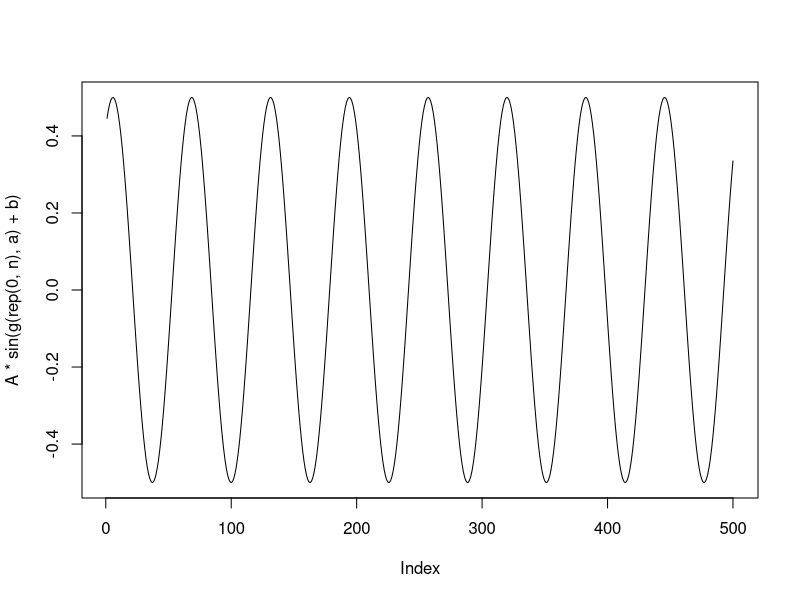
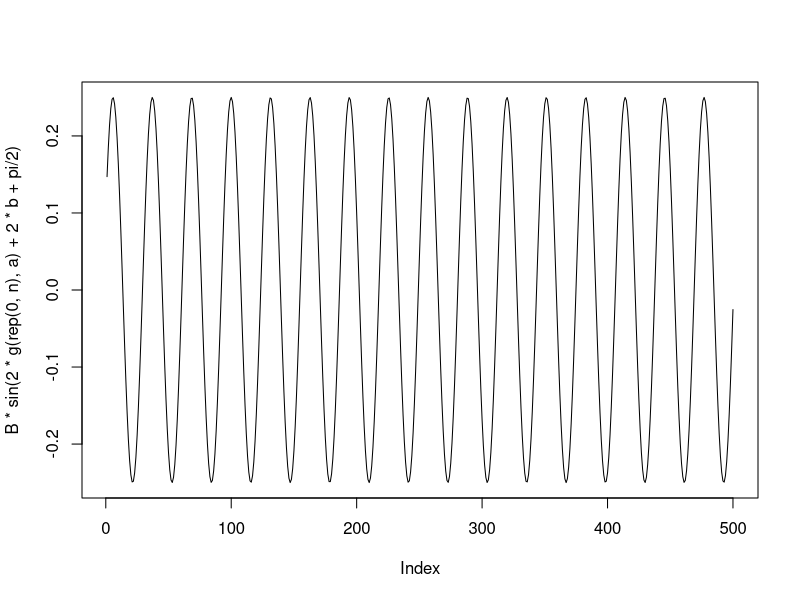
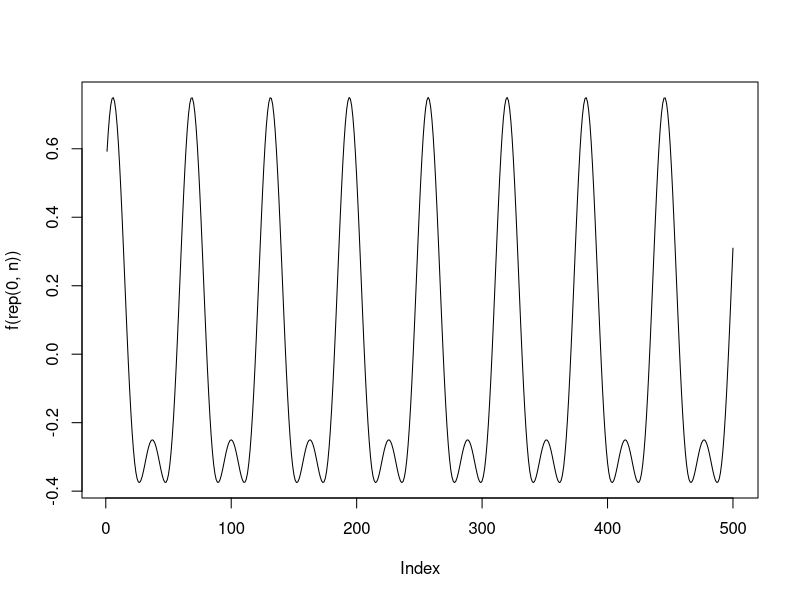
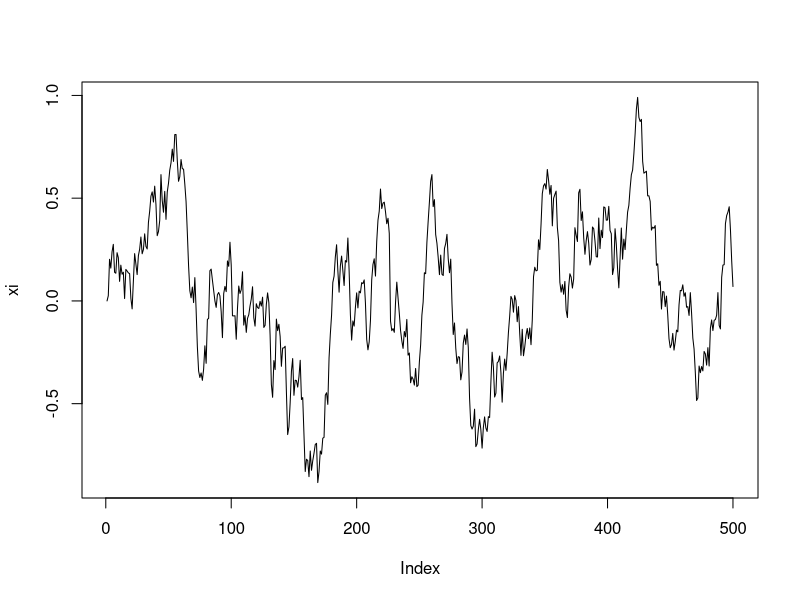
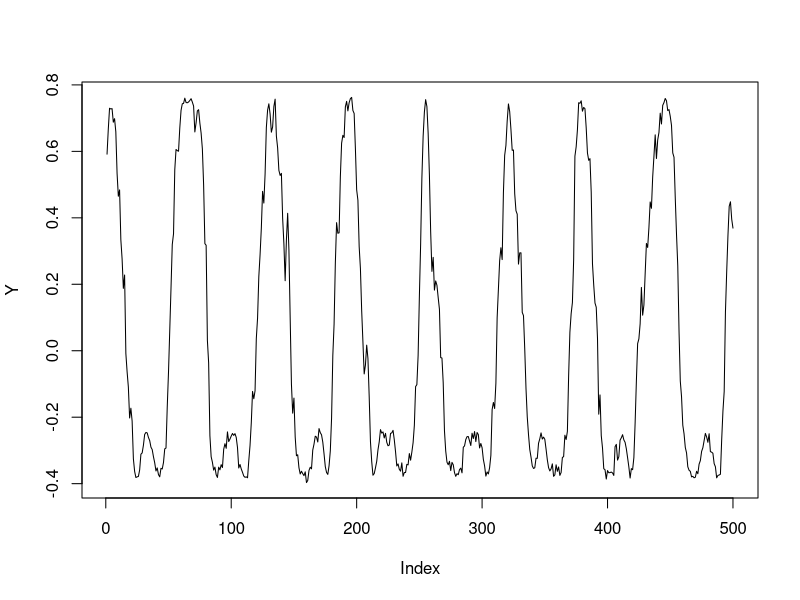
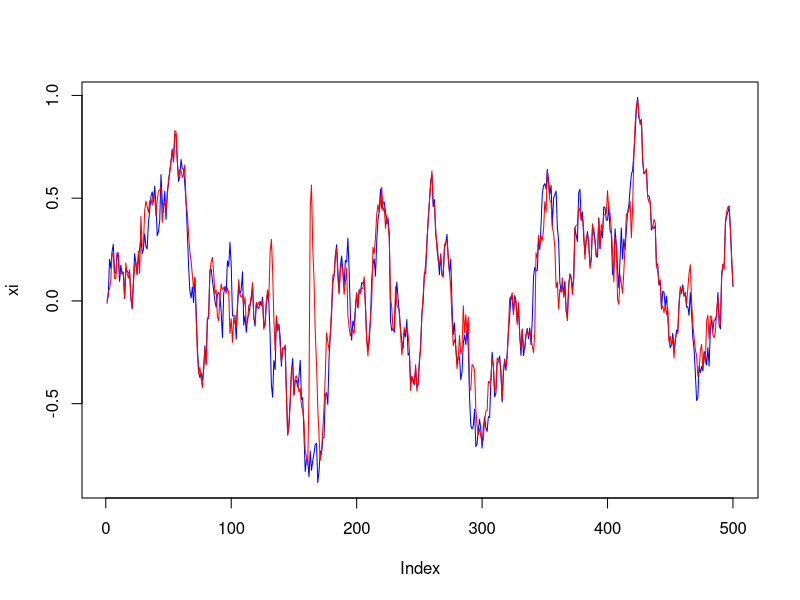
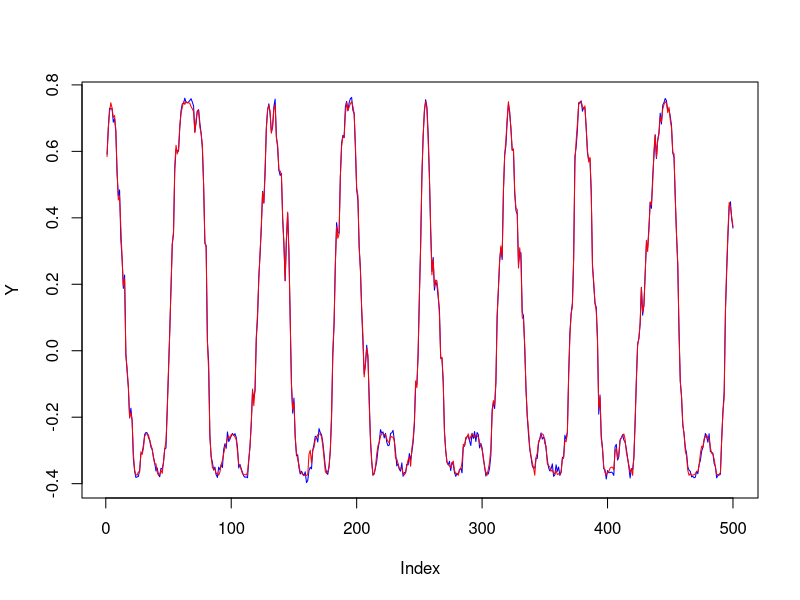
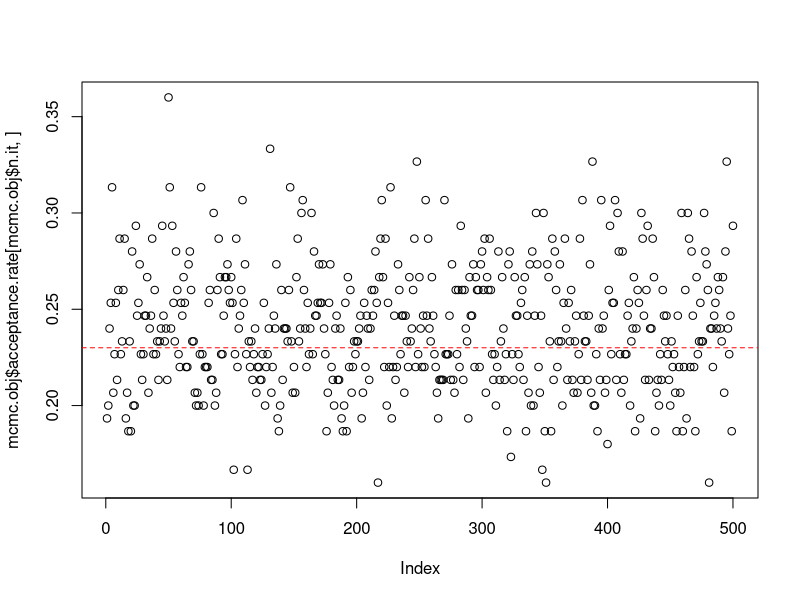

These charts were generated, in order, by the following R code:
## ---- chunk 1
knitr::opts_chunk$set(echo = TRUE)
## ---- chunk 2
set.seed(15)

library(ggplot2)
## ---- chunk 3
# parameters
A <- 1 / 2
B <- -1 / 4
b <- 1
a <- 0.1
beta <- 0.05
sigma <- 0.1
omega <- 0.01
delta <- 1
psi <- exp(-delta * beta)
gamma <- sigma / sqrt(2 * beta) * sqrt(1 - psi^2)

n <- 500
x <- 1:n

# functions
g <- function (xi, a.arg = a) {
  a.arg * x + xi
}
f <- function (xi, A.arg = A, a.arg = a, B.arg = B, b.arg = b) {
  A.arg * sin(g(xi, a.arg) + b.arg) +
          B.arg * sin(2 * g(xi, a.arg) + 2 * b.arg + pi / 2)
}
rxi <- function (xi=rep(0,n), psi.arg = psi, gamma.arg = gamma) {
  for (i in 2:length(xi)) {
    xi[[i]] <- xi[[i - 1]] * psi.arg + rnorm(1, 0, gamma.arg)
  }
  return(xi)
}

xi <- rxi(rep(0, n))
Y <- f(xi) + rnorm(n, 0, omega)
## ---- chunk 4
plot(A * sin(g(rep(0, n), a) + b), type = "l")
## ---- chunk 5
plot(B * sin(2 * g(rep(0, n), a) + 2 * b + pi / 2), type = "l")
## ---- chunk 6
plot(f(rep(0, n)), type = "l")
## ---- chunk 7
plot(xi, type = "l")
## ---- chunk 8
plot(Y, type = "l")
## ---- chunk 9
acceptance.target <- .23
delta.ar <- 0.1

# functions
mcmc.log.lik <- function (xi.arg, omega.arg, psi.arg, gamma.arg) {
  return(sum(dnorm(Y, f(xi.arg), omega.arg, log = TRUE)) +
         sum(dnorm(xi.arg[2:length(xi.arg)], xi.arg[1:(length(xi.arg) - 1)] * psi.arg,
                   gamma.arg, log = TRUE)))
}

mcmc.init <- function (n.rep) {
  return(list(xi = matrix(nrow = n.rep, ncol = n),
              xi.p = matrix(nrow = n.rep, ncol = n),
              delta = matrix(nrow = n.rep, ncol = n),
              acceptance.rate = matrix(nrow = n.rep, ncol = n),
              xi.c = rep(0, n),
              delta.c = rep(.05, n),
              accepted.n = rep(0, n),
              n.it = 0))
}

mcmc.alg <- function (n.rep, mcmc.arg = NULL, omega.arg = omega, psi.arg = psi, gamma.arg = gamma) {
  if (is.null(mcmc.arg)) {
    mcmc.arg <- mcmc.init(n.rep)
  }

  for(j in 1:n.rep) {
    mcmc.arg$n.it <- mcmc.arg$n.it + 1
    for (i in 1:n) {
      xi.p <- mcmc.arg$xi.c
      xi.p[[i]] <- rnorm(1, xi.p[[i]], mcmc.arg$delta.c[[i]])
      mcmc.arg$xi.p[mcmc.arg$n.it, i] <- xi.p[[i]]
      log.prob <- min(1, mcmc.log.lik(xi.p, omega.arg, psi.arg, gamma.arg) -
                            mcmc.log.lik(mcmc.arg$xi.c, omega.arg, psi.arg, gamma.arg))
      if (log(runif(1)) < log.prob) {
        mcmc.arg$xi.c <- xi.p
        mcmc.arg$accepted.n[[i]] <- mcmc.arg$accepted.n[[i]] + 1
      }

      mcmc.arg$acceptance.rate[mcmc.arg$n.it, i] <- mcmc.arg$accepted.n[[i]] / mcmc.arg$n.it
      if (mcmc.arg$acceptance.rate[mcmc.arg$n.it, i] < acceptance.target * (1 - .1)) {
        mcmc.arg$delta.c[[i]] <- mcmc.arg$delta.c[[i]] * (1 - delta.ar)
      } else if (mcmc.arg$acceptance.rate[mcmc.arg$n.it, i] > acceptance.target * (1 + .1)) {
        mcmc.arg$delta.c[[i]] <- mcmc.arg$delta.c[[i]] * (1 + delta.ar)
      }
    }
    mcmc.arg$xi[mcmc.arg$n.it, ] <- mcmc.arg$xi.c
    mcmc.arg$delta[mcmc.arg$n.it, ] <- mcmc.arg$delta.c
  }

  return(mcmc.arg)
}
## ---- chunk 10
M <- 150
mcmc.obj <- mcmc.alg(M)
## ---- chunk 11
plot(xi, type = "l", col = "blue",
     ylim = c(min(min(mcmc.obj$xi.c), min(xi)), max(max(mcmc.obj$xi.c), max(xi))))
lines(mcmc.obj$xi.c, type = "l", col = "red")

plot(Y, type = "l", col = "blue")
lines(f(mcmc.obj$xi.c), type = "l", col = "red")
## ---- chunk 12
plot(mcmc.obj$acceptance.rate[mcmc.obj$n.it, ])
abline(h = acceptance.target, lty = "dashed", col = "red")
## ---- chunk 13
worst.idx <- which.max(abs(xi - mcmc.obj$xi.c))
ggplot(data = data.frame(x = 1:M), aes(x = x)) +
        geom_line(aes(y = mcmc.obj$xi[, worst.idx]), color = "blue") +
        geom_line(aes(y = mcmc.obj$xi.p[, worst.idx]), color = "red") +
        geom_hline(aes(yintercept = xi[[worst.idx]])) +
        ylab("Y")

best.idx <- which.min(abs(xi - mcmc.obj$xi.c))
ggplot(data = data.frame(x = 1:M), aes(x = x)) +
        geom_line(aes(y = mcmc.obj$xi[, best.idx]), color = "blue") +
        geom_line(aes(y = mcmc.obj$xi.p[, best.idx]), color = "red") +
        geom_hline(aes(yintercept = xi[[best.idx]])) +
        ylab("Y")

farest.idx <- which.max(abs(xi))
ggplot(data = data.frame(x = 1:M), aes(x = x)) +
        geom_line(aes(y = mcmc.obj$xi[, farest.idx]), color = "blue") +
        geom_line(aes(y = mcmc.obj$xi.p[, farest.idx]), color = "red") +
        geom_hline(aes(yintercept = xi[[farest.idx]])) +
        ylab("Y")
## ---- chunk 14
coeff <- max(mcmc.obj$acceptance.rate[, worst.idx]) / max(mcmc.obj$delta[, worst.idx])
ggplot(data = data.frame(x = 1:M), aes(x = x)) +
        geom_line(aes(y = mcmc.obj$acceptance.rate[, worst.idx]), color = "red") +
        geom_line(aes(y = mcmc.obj$delta[, worst.idx] * coeff), color = "blue") +
        geom_hline(aes(yintercept = acceptance.target * 1.1), linetype = 2, color = "red") +
        geom_hline(aes(yintercept = acceptance.target * .9), linetype = 2, color = "red") +
        scale_y_continuous(name = "Acceptance rate", sec.axis = sec_axis(~. / coeff, name = "Delta"))

coeff <- max(mcmc.obj$acceptance.rate[, best.idx]) / max(mcmc.obj$delta[, best.idx])
ggplot(data = data.frame(x = 1:M), aes(x = x)) +
        geom_line(aes(y = mcmc.obj$acceptance.rate[, best.idx]), color = "red") +
        geom_line(aes(y = mcmc.obj$delta[, best.idx] * coeff), color = "blue") +
        geom_hline(aes(yintercept = acceptance.target * 1.1), linetype = 2, color = "red") +
        geom_hline(aes(yintercept = acceptance.target * .9), linetype = 2, color = "red") +
        scale_y_continuous(name = "Acceptance rate", sec.axis = sec_axis(~. / coeff, name = "Delta"))
## ---- chunk 15
par(mfrow = c(2, 2))
for(k.ind in round(seq(1, M, length.out = 10))) {
  plot(xi, type = "l", col = "blue",
       ylim = c(min(min(mcmc.obj$xi[k.ind, ]), min(xi)), max(max(mcmc.obj$xi[k.ind, ]), max(xi))),
       main = paste("k=", k.ind))
  lines(mcmc.obj$xi[k.ind, ], type = "l", col = "red")
}
## ---- chunk 16
par(mfrow = c(2, 2))
for(k.ind in round(seq(1, M, length.out = 10))) {
  plot(Y, type = "l", col = "blue",
       main = paste("k=", k.ind))
  lines(f(mcmc.obj$xi[k.ind, ]), type = "l", col = "red")
}
## ---- chunk 17
p1 <- rxi()
p2 <- rxi()
p3 <- rxi()
p4 <- rxi()

par(mfrow = c(2, 2))

plot(p1, type = "l", col = 1)

plot(p1, type = "l", col = 1, ylim = c(min(c(min(p1), min(p2))), max(c(max(p1), max(p2)))))
lines(p2, type = "l", col = 2)

plot(p1, type = "l", col = 1, ylim = c(min(c(min(p1), min(p3))), max(c(max(p1), max(p3)))))
lines(p3, type = "l", col = 3)

plot(p1, type = "l", col = 1, ylim = c(min(c(min(p1), min(p4))), max(c(max(p1), max(p4)))))
lines(p4, type = "l", col = 4)
## ---- chunk 18
par(mfrow = c(2, 2))

plot(f(p1), type = "l", col = 1)

plot(f(p1), type = "l", col = 1)
lines(f(p2), type = "l", col = 2)

plot(f(p1), type = "l", col = 1)
lines(f(p3), type = "l", col = 3)

plot(f(p1), type = "l", col = 1)
lines(f(p4), type = "l", col = 4)
## ---- chunk 19
par(mfrow = c(2, 2))
plot(Y, type = "l", col = 1, main="goal")

plot(Y, type = "l", col = 1, main="MCMC")
lines(f(mcmc.obj$xi.c), type = "l", col = 2)

plot(Y, type = "l", col = 1, main="xi simulation")
lines(f(mcmc.obj$xi.c), type = "l", col = 2)
lines(f(p1), type = "l", col = 3)

plot(Y, type = "l", col = 1, main="xi simulation")
lines(f(mcmc.obj$xi.c), type = "l", col = 2)
lines(f(p2), type = "l", col = 4)
## ---- chunk 20
saem.alg <- function (n.rep = 500, n.mcmc = 20, n.alpha = 90) {
  s1.c <- 0
  s1 <- rep(s1.c, n.rep)
  s2.c <- 0
  s2 <- rep(s2.c, n.rep)
  s3.c <- 0
  s3 <- rep(s3.c, n.rep)
  s4.c <- 0
  s4 <- rep(s4.c, n.rep)

  omega.c <- .5
  omega <- rep(omega.c, n.rep)
  psi.c <- .5
  psi <- rep(psi.c, n.rep)
  gamma.c <- .5
  gamma <- rep(gamma.c, n.rep)

  mcmc.rep <- rep(5, n.rep)
  mcmc.rep[n.mcmc:n.rep] <- 1

  alpha <- rep(1, n.rep)
  alpha[n.alpha:n.rep] <- 1 / ((1:(n.rep - n.alpha + 1))^0.8)

  mcmc.obj <- mcmc.init(sum(mcmc.rep))

  for (k in 1:n.rep) {
    # MCMC
    mcmc.obj <- mcmc.alg(mcmc.rep[[k]], mcmc.obj, omega.c, psi.c, gamma.c)

    # E
    S1 <- mean((Y - f(mcmc.obj$xi.c))^2)  # TODO: add A, B, a, b
    S2 <- sum(mcmc.obj$xi.c[1:(n - 1)] * mcmc.obj$xi.c[2:n])
    S3 <- sum(mcmc.obj$xi.c[1:(n - 1)]^2)
    S4 <- sum(mcmc.obj$xi.c[2:n]^2)

    # SA
    s1.c <- s1.c + alpha[[k]] * (S1 - s1.c)
    s2.c <- s2.c + alpha[[k]] * (S2 - s2.c)
    s3.c <- s3.c + alpha[[k]] * (S3 - s3.c)
    s4.c <- s4.c + alpha[[k]] * (S4 - s4.c)
    s1[[k]] <- s1.c
    s2[[k]] <- s2.c
    s3[[k]] <- s3.c
    s4[[k]] <- s4.c

    # M
    omega.c <- sqrt(s1.c)
    psi.c <- s2.c / s3.c
    gamma.c <- sqrt((psi.c^2 * s3.c - 2 * psi.c * s2.c + s4.c) / n)
    omega[[k]] <- omega.c
    psi[[k]] <- psi.c
    gamma[[k]] <- gamma.c
  }

  return(list(mcmc = mcmc.obj,
              s1.c = s1.c, s2.c = s2.c, s3.c = s3.c, s4.c = s4.c,
              s1 = s1, s2 = s2, s3 = s3, s4 = s4,
              omega.c = omega.c, psi.c = psi.c, gamma.c = gamma.c,
              omega = omega, psi = psi, gamma = gamma))
}
## ---- chunk 21
saem.obj <- saem.alg()
## ---- chunk 22
plot(xi, type = "l", col = "blue",
     ylim = c(min(min(saem.obj$mcmc$xi.c), min(xi)), max(max(saem.obj$mcmc$xi.c), max(xi))))
lines(saem.obj$mcmc$xi.c, type = "l", col = "red")

plot(Y, type = "l", col = "blue")
lines(f(saem.obj$mcmc$xi.c), type = "l", col = "red")
## ---- chunk 23
par(mfrow = c(2, 2))

plot(saem.obj$omega, type = 'l', col = 'blue', main = "Omega", ylim = c(0, 0.5))
abline(h = omega, col = 'red')

plot(saem.obj$psi, type = 'l', col = 'blue', main = "Psi")
abline(h = psi, col = 'red')

plot(saem.obj$gamma, type = 'l', col = 'blue', main = "gamma")
abline(h = gamma, col = 'red')
